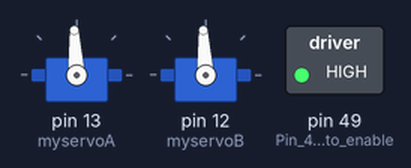
Bench run of a sketch on a simulated Arduino Mega 2560, built with avr-gcc and run on an emulated ATmega2560. Parts: 2 × servo, switched loads named in the sketch (green lamp = pin HIGH).

Above: at 0.1 s.
At 9.1 s:
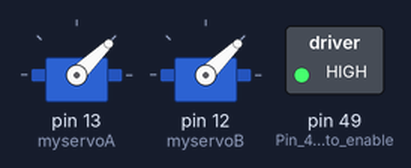
At 16.6 s:
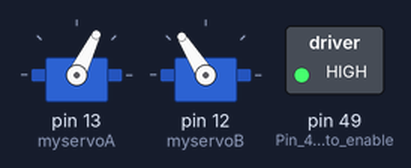
At 36.1 s:
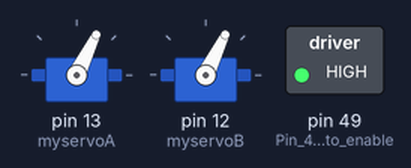
Timing chart, 0 to 40.0 s (numbered marks = the images above):
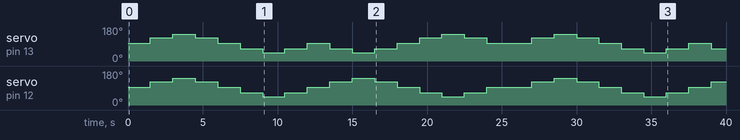

Measured:
- by itself, servo on pin 13 (myservoA): 93° → 122° at 1.5 s, → 141° 1.5 s later, → 122° 1.5 s later, → 93° 1.5 s later, … (25 changes in this stretch)
- by itself, servo on pin 12 (myservoB): 93° → 122° at 1.5 s, → 141° 1.5 s later, → 122° 1.5 s later, → 93° 1.5 s later, … (25 changes in this stretch)

The sketch:

ServoDriveMotor.ino
```cpp
/*
Useing port S1 and channels S1 and S2 to drive the two motors on the robot.
The motors must be connected through the Sabertooth driver.
The sabertooth must be in mode Microcontroller pulses, independent linear control mode.
1000us to 2000us control the speed and direction. 1500us is stop.
Any speed outside this range will be ignored.
*/
#include <Servo.h>

Servo myservoA;      // create servo object to control a servo
Servo myservoB;      // create servo object to control a servo

void setup()
{
  pinMode(49, OUTPUT);                 //Pin 49 is used to enable IO power
  digitalWrite(49, 1);                 //Enable IO power on main CPU board

  myservoA.attach(13);  // attaches the servo pin 3 to the servo object
  myservoB.attach(12);  // attaches the servo pin 2 to the servo object
}

void loop()
{
  myservoA.writeMicroseconds(1500);      //Stop
  myservoB.writeMicroseconds(1500);      //
  delay(1500);                           //
  myservoA.writeMicroseconds(1800);      //Forward Slow
  myservoB.writeMicroseconds(1800);      //
  delay(1500);                           //
  myservoA.writeMicroseconds(2000);      //Forward Fast
  myservoB.writeMicroseconds(2000);      //
  delay(1500);                           //
  myservoA.writeMicroseconds(1800);      //Forward Slow
  myservoB.writeMicroseconds(1800);      //
  delay(1500);                           //
  myservoA.writeMicroseconds(1500);      //Stop
  myservoB.writeMicroseconds(1500);      //
  delay(1500);                           //
  myservoA.writeMicroseconds(1200);      //Backward Slow
  myservoB.writeMicroseconds(1200);      //
  delay(1500);                           //
  myservoA.writeMicroseconds(1000);      //Backward Fast
  myservoB.writeMicroseconds(1000);      //
  delay(1500);                           //
  myservoA.writeMicroseconds(1200);      //Backward Slow
  myservoB.writeMicroseconds(1200);      //
  delay(1500);                           //
  myservoA.writeMicroseconds(1500);      //Stop
  myservoB.writeMicroseconds(1500);      //
  delay(1500);                           //
  myservoA.writeMicroseconds(1200);      //Spin Slow clockwise
  myservoB.writeMicroseconds(1800);      //
  delay(1500);                           //
  myservoA.writeMicroseconds(1000);      //Spin Fast clockwise
  myservoB.writeMicroseconds(2000);      //
  delay(1500);                           //
  myservoA.writeMicroseconds(1200);      //Spin Slow clockwise
  myservoB.writeMicroseconds(1800);      //
  delay(1500);                           //
  myservoA.writeMicroseconds(1500);      //Stop
  myservoB.writeMicroseconds(1500);      //
  delay(1500);                           //
  myservoA.writeMicroseconds(1800);      //Spin Slow anticlockwise
  myservoB.writeMicroseconds(1200);      //
  delay(1500);                           //
  myservoA.writeMicroseconds(2000);      //Spin Fast anticlockwise
  myservoB.writeMicroseconds(1000);      //
  delay(1500);                           //
  myservoA.writeMicroseconds(1800);      //Spin Slow anticlockwise
  myservoB.writeMicroseconds(1200);      //
  delay(1500);                           //
  myservoA.writeMicroseconds(1500);      //Stop
  myservoB.writeMicroseconds(1500);      //
  delay(1500);                           //
}
```
